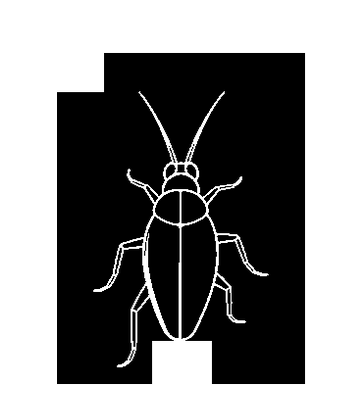
#> input picture assets/experiments/bug_v2/chatgpt_walk/03.png, 360 x 420 px; its folder holds 4 pictures in this run
$ python fix_left_butt_line.py
#> lines starting #> are read from the running program, lines starting #| are printed output that depends on the picture; after the words box and inside, x2 and y2 are one past the last pixel; in counts of white or black regions, pixels touching at a corner belong together
#> in main, before is the input picture: shape (420, 360, 4); mean R, G, B, A 6.8, 6.8, 6.8, 131
#!/usr/bin/env python3
"""Remove left-butt double/ghost outline on ChatGPT walk frames 3, 4, 8."""
from __future__ import annotations

from pathlib import Path

import numpy as np
from PIL import Image, ImageDraw, ImageFont

ROOT = Path(__file__).resolve().parents[1]
OUT = ROOT / "assets" / "experiments" / "bug_v2" / "chatgpt_walk"
PREV = ROOT / "assets" / "reference" / "previews"
FIXED_TIP = 340
TARGETS = (3, 4, 8)


def masks(a: np.ndarray):
    lum = 0.299 * a[:, :, 0] + 0.587 * a[:, :, 1] + 0.114 * a[:, :, 2]
    opaque = a[:, :, 3] > 40
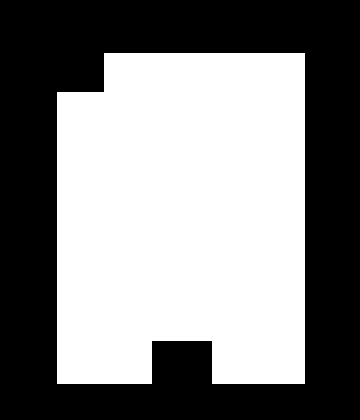
#> opaque: shape (420, 360) bool; 51.4% white; 1 black region, box (x1, y1, x2, y2) and area: (0, 0, 360, 420) 73525
    white = opaque & (lum > 140)
#> white: shape (420, 360) bool; 2.5% white in thin lines or dots, all inside (x1, y1, x2, y2) = (93, 91, 269, 367)
    black = opaque & (lum < 60)
#> black: shape (420, 360) bool; 48.2% white; 34 white regions (15 under 20 px), largest, box (x1, y1, x2, y2) and area: (57, 53, 305, 384) 64556, (182, 217, 217, 338) 3073, (146, 217, 179, 338) 2767
    return white, black, opaque


def left_outline(white, black, opaque, y, cx):
    x = None
    for dx in range(0, 50):
        if black[y, cx - 8 - dx]:
            x = cx - 8 - dx
            break
    if x is None:
        return None
    while x > 10:
        if white[y, x]:
            while x > 10 and white[y, x - 1]:
                x -= 1
            return x
        if not opaque[y, x]:
            return None
        x -= 1
    return None


def clean(a: np.ndarray, y0=230, y1=325, keep=2, outer_band=7):
    """
    1) Convert thick/inner left outline to black fill (keep outer 2px white).
    2) Clear white just OUTSIDE the outline (ghost parallel line), but only
       short runs that don't look like a full leg segment.
    """
    out = a.copy()
    white, black, opaque = masks(out)
    h, w = out.shape[:2]
#> h = 420; w = 360
    cx = w // 2
#> cx = 180
    to_black = np.zeros_like(white)
    ghost = np.zeros_like(white)

    for y in range(y0, y1):
        ox = left_outline(white, black, opaque, y, cx)
        if ox is None:
            continue

        # Thin outline from the inside -> black fill
        run = 0
        while ox + run < w and white[y, ox + run]:
            run += 1
        if run > keep:
            to_black[y, ox + keep : ox + run] = True
        for x in range(ox + keep, min(ox + 14, cx - 18)):
            if white[y, x]:
                to_black[y, x] = True

        # Outer ghost: white in (ox-outer_band, ox), only short horizontal runs
        for x in range(max(0, ox - outer_band), ox):
            if not white[y, x]:
                continue
            L = x
            while L > 0 and white[y, L - 1]:
                L -= 1
            R = x
            while R + 1 < w and white[y, R + 1]:
                R += 1
            # short tick / parallel stroke (not a long horizontal leg bar)
            if R - L + 1 <= 8:
                ghost[y, L : R + 1] = True
#> this loop made 95 passes
#> ox on passes 1 to 12: 145, 145, 145, 148, 148, 148, 148, 147, 147, 147, 147, 143
#> ghost: shape (420, 360) bool; 0.06% white in thin lines or dots, all inside (x1, y1, x2, y2) = (133, 233, 149, 303)
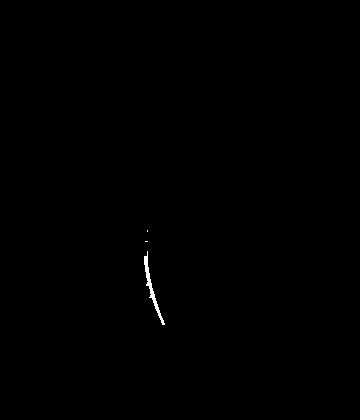
#> to_black: shape (420, 360) bool; 0.18% white; 3 white regions (2 under 20 px), largest, box (x1, y1, x2, y2) and area: (144, 251, 165, 325) 263

    out[to_black, 0:3] = 0
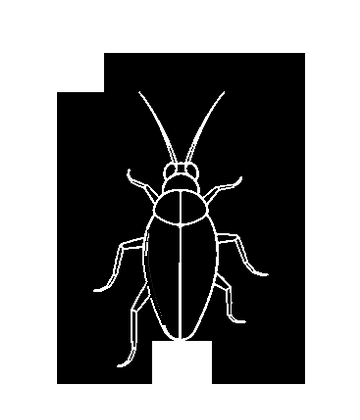
#> out: shape (420, 360, 4); 0.18% of pixels changed, all inside (x1, y1, x2, y2) = (144, 230, 165, 325); transparent parts drawn white
    out[to_black, 3] = 255
    out[ghost] = 0
#> out: shape (420, 360, 4); 0.06% of pixels changed, all inside (x1, y1, x2, y2) = (133, 233, 149, 303)
    return out, to_black, ghost


def main() -> None:
    PREV.mkdir(parents=True, exist_ok=True)
    try:
        font = ImageFont.truetype("arial.ttf", 16)
        font_sm = ImageFont.truetype("arial.ttf", 22)
        font_b = ImageFont.truetype("arial.ttf", 36)
    except Exception:
        font = font_sm = font_b = ImageFont.load_default()

    strip = Image.new("RGBA", (290 * 6 + 20, 400), (16, 16, 16, 255))
    d = ImageDraw.Draw(strip)
    col = 0

    for i in TARGETS:
        before = np.array(Image.open(OUT / f"{i:02d}.png").convert("RGBA"))
        after, tb, ghost = clean(before)
        print(f"F{i}: to_black={int(tb.sum())} ghost={int(ghost.sum())}")
#| F3: to_black=268 ghost=93
        Image.fromarray(after).save(OUT / f"{i:02d}.png")

        for label, img, mark, color in (
            ("before", before, None, None),
            ("ghost", before, ghost, [0, 255, 255, 255]),
            ("after", after, None, None),
        ):
            vis = img.copy()
            vis[img[:, :, 3] == 0] = [28, 28, 28, 255]
            if mark is not None:
                vis[tb] = [255, 40, 40, 255]
                vis[mark] = color
            crop = (
                Image.fromarray(vis)
                .crop((100, 200, 200, 345))
                .resize((280, 340), Image.Resampling.NEAREST)
            )
            strip.alpha_composite(crop, (col * 290 + 5, 40))
            d.text((col * 290 + 10, 8), f"F{i} {label}", fill=(255, 220, 80, 255), font=font)
            col += 1
#> this loop made 3 passes
#> (label, mark, color) on passes 1, 3: ('before', None, None), ('after', None, None)
#> (label, color) on pass 2: ('ghost', [0, 255, 255, 255])
#> pass 1, in main, `crop = ( Image.fromarray(vis) .crop((100, 200, 200, 345)) .resize((280..`:
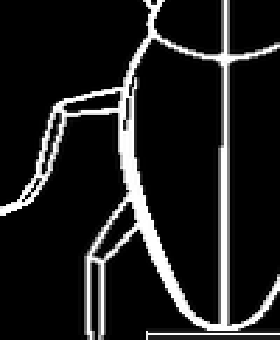
#> crop: PIL image 280x340 RGBA; mean R, G, B, A 31.4, 31.4, 31.4, 254.2; transparent parts drawn white
#> after the loop:
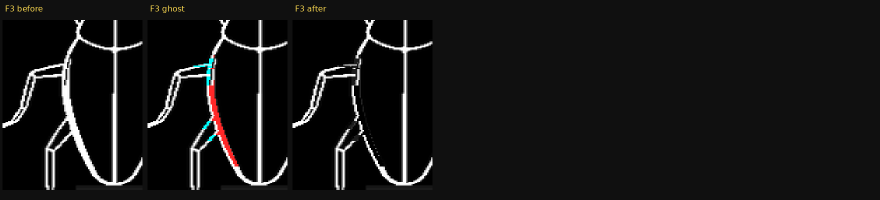
#> strip: PIL image 1760x400 RGBA (shown at 1/2 size); mean R, G, B, A 21.4, 21.1, 20.9, 255
#> after the loop:
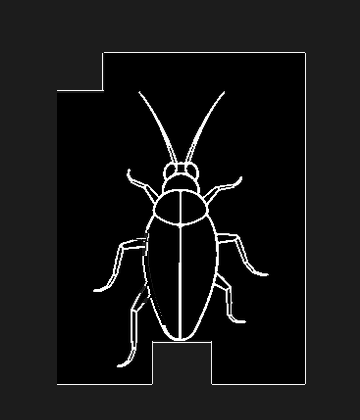
#> vis: shape (420, 360, 4); mean R, G, B, A 19.7, 19.7, 19.7, 253.4; transparent parts drawn white
#> after the loop, col = 3

        view = Image.new("RGBA", (360, 472), (12, 12, 12, 255))
        view.alpha_composite(Image.fromarray(after), (0, 44))
        dd = ImageDraw.Draw(view)
        dd.rectangle((8, 8, 155, 40), fill=(30, 30, 30, 255))
        dd.text((14, 10), f"FRAME {i}", fill=(255, 220, 80, 255), font=font_sm)
        dd.text((312, 430), str(i), fill=(255, 255, 255, 255), font=font_b)
        dd.line([(0, 44 + FIXED_TIP), (360, 44 + FIXED_TIP)], fill=(0, 220, 80, 255), width=2)
        view.save(OUT / f"{i:02d}_labeled.png")
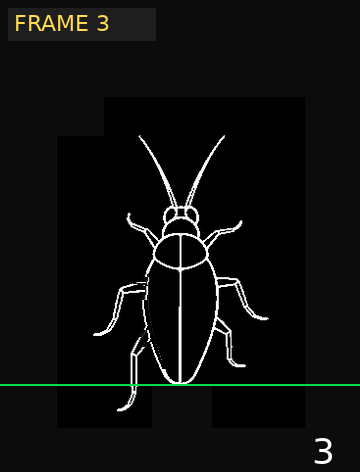
#> saved as 03_labeled.png: PIL image 360x472 RGBA; mean R, G, B, A 13.4, 14.3, 13.3, 255
#> pass 2 of the loop in main, `for i in TARGETS:`:
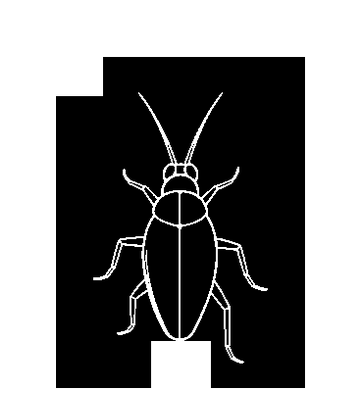
#> input picture assets/experiments/bug_v2/chatgpt_walk/04.png, 360 x 420 px
#> in main, before is the input picture: shape (420, 360, 4); mean R, G, B, A 6.5, 6.5, 6.5, 131.2
#> opaque: shape (420, 360) bool; 51.4% white; 1 black region, box (x1, y1, x2, y2) and area: (0, 0, 360, 420) 73434
#> white: shape (420, 360) bool; 2.4% white in thin lines or dots, all inside (x1, y1, x2, y2) = (93, 92, 268, 363)
#> black: shape (420, 360) bool; 48.4% white; 35 white regions (16 under 20 px), largest, box (x1, y1, x2, y2) and area: (56, 57, 305, 388) 64710, (181, 217, 216, 338) 3081, (144, 218, 178, 338) 2840
#> the loop in clean (call 2), `for y in range(y0, y1):` made 95 passes
#> ox on passes 1 to 8: 145, 145, 145, 144, 144, 144, 136, 126
#| F4: to_black=226 ghost=94
#> the loop in main, `for label, img, mark, color in ( ("before", before, None, None), ("gho..` made 3 passes
#> after the loop in main, `for label, img, mark, color in (`:
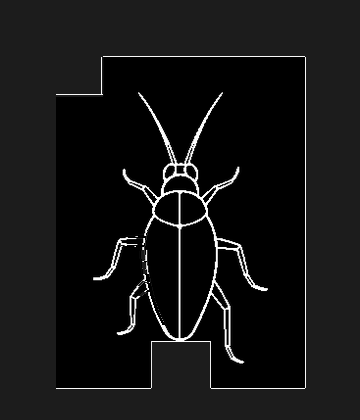
#> vis: shape (420, 360, 4); mean R, G, B, A 19.4, 19.4, 19.4, 253.4; transparent parts drawn white
#> after the loop in main, `for label, img, mark, color in (`: col = 6
#> in main, `view.save(OUT / f"{i:02d}_labeled.png")`:
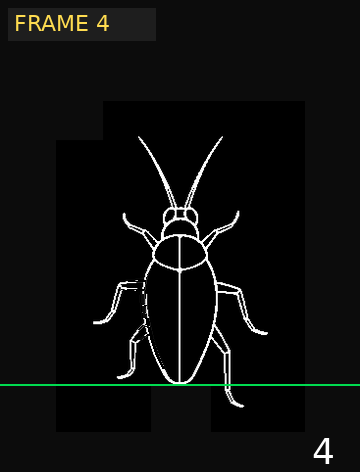
#> saved as 04_labeled.png: PIL image 360x472 RGBA; mean R, G, B, A 13.2, 14.1, 13.1, 255

    strip.save(PREV / "bug_left_line_fix.png")

    cmp = Image.new("RGBA", (300 * 4 + 20, 380), (16, 16, 16, 255))
    cd = ImageDraw.Draw(cmp)
    for idx, i in enumerate([1, 3, 4, 8]):
        a = np.array(Image.open(OUT / f"{i:02d}.png").convert("RGBA"))
        vis = a.copy()
        vis[a[:, :, 3] == 0] = [28, 28, 28, 255]
        crop = (
            Image.fromarray(vis)
            .crop((100, 200, 200, 345))
            .resize((290, 340), Image.Resampling.NEAREST)
        )
        cmp.alpha_composite(crop, (idx * 300 + 8, 30))
        cd.text((idx * 300 + 12, 5), f"F{i}", fill=(255, 220, 80, 255), font=font)
    cmp.save(PREV / "bug_left_butt_final.png")

    views = [Image.open(OUT / f"{i:02d}_labeled.png").convert("RGBA") for i in range(1, 9)]
    imgs = [v.convert("P", palette=Image.Palette.ADAPTIVE, colors=64) for v in views]
    imgs[0].save(
        PREV / "bug_chatgpt_walk_REVIEW.gif",
        save_all=True,
        append_images=imgs[1:],
        duration=1200,
        loop=0,
        disposal=2,
    )
    print("saved", PREV / "bug_left_butt_final.png")


if __name__ == "__main__":
#> (the run stopped early here; a loop or call above may not have finished)
